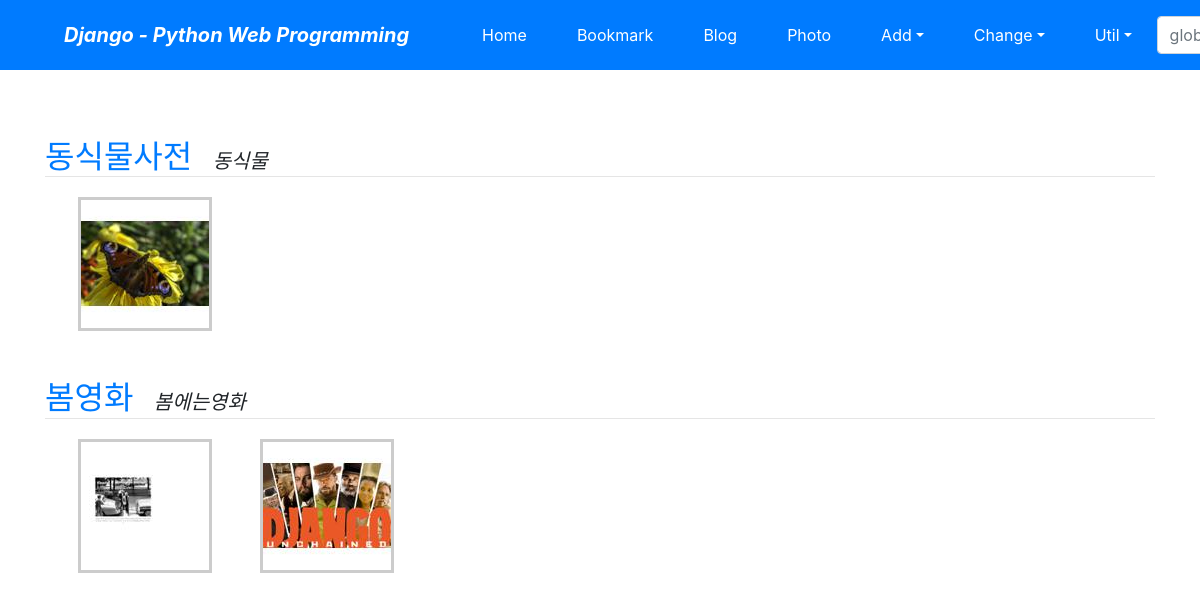
The app's page /photo/ with its own data.
### photo/models.py (models this page shows, shortened)
class Album(models.Model):
    name = models.CharField('NAME', max_length=30)
    description = models.CharField('One Line Description', max_length=100, blank=True)
    class Meta:
        ordering = ('name',)

class Photo(models.Model):
    album = models.ForeignKey(Album, on_delete=models.CASCADE)
    title = models.CharField('TITLE', max_length=30)
    description = models.TextField('Photo Description', blank=True)
    image = ThumbnailImageField('IMAGE', upload_to='photo/%Y/%m')
    upload_dt=models.DateTimeField('UPLOAD DATE',auto_now_add=True)
    class Meta:
        ordering=('title',)
    def get_absolute_url(self):
        return reverse('photo:photo_detail', args=(self.id,))

### photo/views.py (the view)
# urls.py: path('', views.AlbumLV.as_view(), name='index'),
class AlbumLV(ListView):
    model = Album

### photo/fields.py (called while the page is built)
    def _add_thumb(self,s):
        parts = s.split('.')
        parts.insert(-1, 'thumb')
        if parts[-1].lower() not in ('jpeg', 'jpg'):
            parts[-1] = 'jpg'
        return '.'.join(parts)

    @property
    def thumb_url(self):
        return self._add_thumb(self.url)

### photo/templates/photo/album_list.html (shortened to what this page needs)
{% extends "base.html" %}
{% block content %}
    {% for item in object_list %}
    <div class="mt-5">
        <a class="h2" href="{% url 'photo:album_detail' item.id %}">
            {{ item.name }}</a>&emsp;
        <span class="font-italic h5">{{ item.description }}</span>
    </div>
    <hr style="margin: 0 0 20px 0;">
    <div class="row">
        {% for photo in item.photo_set.all|slice:":5" %}
        <div class="ml-5">
            <div class="thumbnail">
                <a href="{{ photo.get_absolute_url }}">
                    <img src="{{ photo.image.thumb_url }}" style="width: 100%;">
                </a>
            </div>
        </div>
        {% endfor %}
    </div>
    {% endfor %}
{% endblock %}

### templates/base.html (shortened to what this page needs)
<!DOCTYPE html>
<html lang="ko">
<head>
    <link rel="stylesheet" href="https://stackpath.bootstrapcdn.com/bootstrap/4.3.1/css/bootstrap.min.css">
</head>
<body style="padding-top:90px;">
<nav class="navbar navbar-expand-lg navbar-dark bg-primary fixed-top">
    <span class="navbar-brand mx-5 mb-0 font-weight-bold font-italic">Django - Python Web Programming</span>
    <div class="collapse navbar-collapse" id="navbarSupportedContent">
        <ul class="navbar-nav mr-auto">
            <li class="nav-item mx-1 btn btn-primary">
                <a class="nav-link text-white" href="{% url 'home' %}">Home</a></li>
            <li class="nav-item mx-1 btn btn-primary">
                <a class="nav-link text-white" href="{% url 'bookmark:index' %}">Bookmark</a></li>
            <li class="nav-item mx-1 btn btn-primary">
                <a class="nav-link text-white" href="{% url 'blog:index' %}">Blog</a></li>
            <li class="nav-item mx-1 btn btn-primary">
                <a class="nav-link text-white" href="{% url 'photo:index' %}">Photo</a></li>
<li class="nav-item dropdown mx-1 btn btn-primary">
            <a class="nav-link dropdown-toggle text-white" href="#" data-toggle="dropdown">Add</a>
            </li>
  <li class="nav-item dropdown mx-1 btn btn-primary">
                <a class="nav-link dropdown-toggle text-white" href="#" data-toggle="dropdown">Change</a>
            </li>
            <li class="nav-item dropdown mx-1 btn btn-primary">
                <a class="nav-link dropdown-toggle text-white" href="#" data-toggle="dropdown">Util</a>
            </li>
        </ul>
        <form class="form-inline my-2" action="" method="post"> {% csrf_token %}
            <input class="form-control mr-sm-2" type="search" placeholder="global search" name="search_word">
        </form>
    </div>
</nav>
<div class="container">
    {% block content %}{% endblock %}
</div>
</body>
</html>

### photo/templates/photo/album_list.html (style rules this page uses)
.thumbnail { border: 3px solid #ccc; }

### records on screen
Album: name "동식물사전", description "동식물"
Photo: shows a picture
Album: name "봄영화", description "봄에는영화"
Photo: shows a picture
Photo: shows a picture
